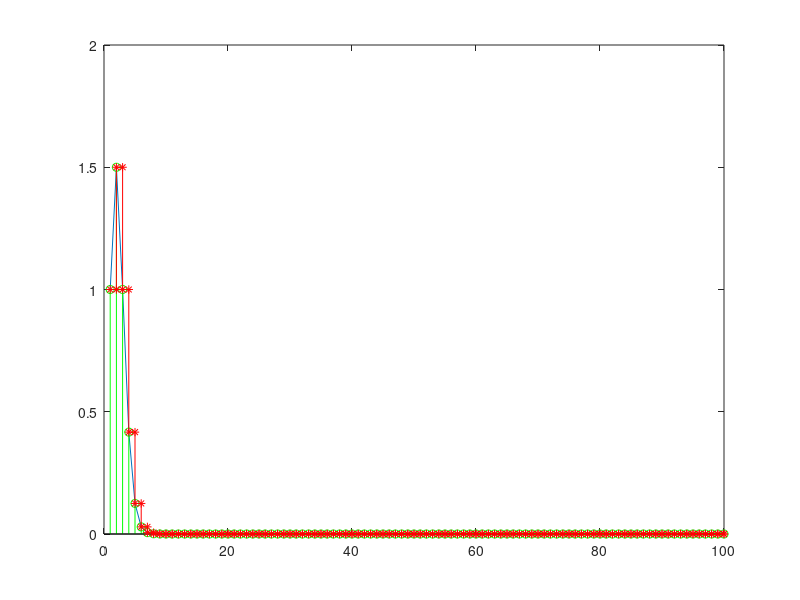

Recreate this plot in MATLAB.
clear
nr = 100;
num = 1:100;
v1 = cumsum(num);
v2 = cumprod(num);

v = v1./v2;

figure(1)
plot(v)
hold on
stem(v,"g")
stairs(v,"r-*")
hold off


